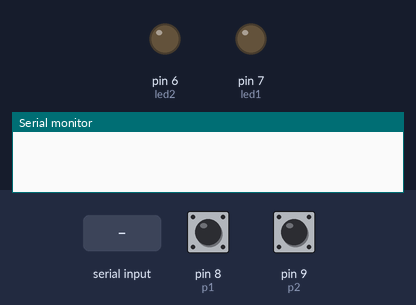
Bench run of a sketch on a simulated Arduino Uno, built with avr-gcc and run on an emulated ATmega328P. Parts: output pins drawn as LEDs (lit = HIGH), the last lines printed to the serial monitor. Dashed ring = blinking. The inputs (shaded band) are chosen by the test bench; at power-on: pin 9 (p2) HIGH, pin 8 (p1) HIGH.

Above: at 1.2 s.
1.3 s: pin 9 (p2) pulled LOW for 0.15 s
At 2.1 s:
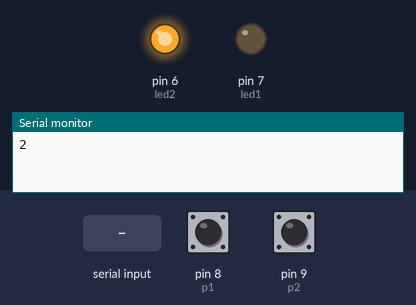
3.0 s: pin 8 (p1) pulled LOW for 1 s
At 3.22 s:
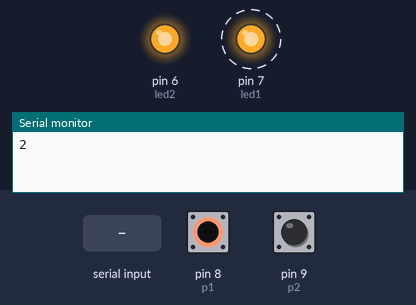
5.5 s: byte 2 (2) received over Serial
At 5.66 s:
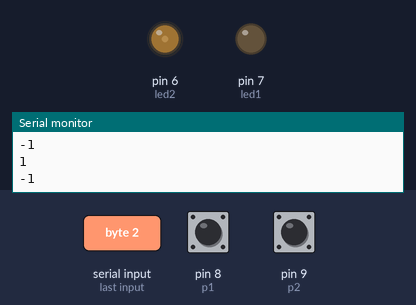
7.2 s: byte 1 (1) received over Serial
At 7.8 s:
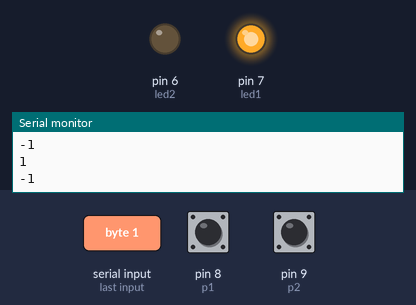
8.8 s: pin 9 (p2) pulled LOW for 1 s
At 9.11 s:
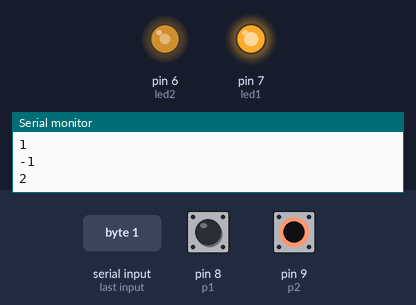
11.8 s: pin 9 (p2) pulled LOW for 3.2 s
At 16.1 s:
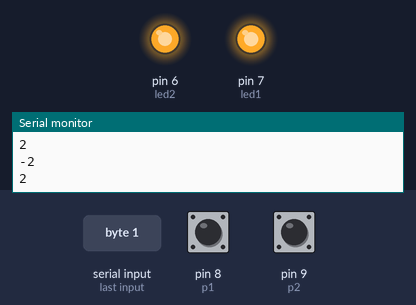
Timing chart, 0 to 17.5 s (numbered marks = the images above; inputs shaded):
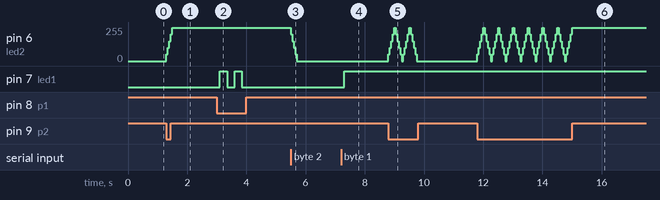

The sketch:

tp7ej2Arduino.ino
```cpp
#define p1 8
#define p2 9
#define led1 7
#define led2 6

int brilloMax = 250, brilloLed1 = 0, brilloLed2 = 0, incrementoBrillo = 50, brilloActual = 0;
int ledActual;
unsigned long ultimoTiempoPresion = 0;  // Variable para controlar el tiempo entre presiones de botones

void setup()
{
  Serial.begin(9600);

  pinMode(p1, INPUT_PULLUP);
  pinMode(p2, INPUT_PULLUP);
  pinMode(led1, OUTPUT);
  pinMode(led2, OUTPUT);
}

void loop()
{
  // Si el pulsador 1 es presionado y han pasado más de 250 ms desde la última presión
  if (digitalRead(p1) == false && millis() - ultimoTiempoPresion > 250)
  {
    ledActual = led1;
    brilloActual = brilloLed1;

    if(brilloLed1 == 0)
    {
      aumentarBrillo();
      brilloLed1 = brilloMax;
      Serial.println("1");
    }

    else
    {
      disminuirBrillo();
      brilloLed1 = 0;
      Serial.println("-1");
    }

  }

  // Si el pulsador 2 es presionado y han pasado más de 250 ms desde la última presión
  if (digitalRead(p2) == false && millis() - ultimoTiempoPresion > 250)
  {
    ledActual = led2;
    brilloActual = brilloLed2;

    if (brilloLed2 == 0)
    {
      aumentarBrillo();
      brilloLed2 = brilloMax;
      Serial.println("2");
    }

    else
    {
      disminuirBrillo();
      brilloLed2 = 0;
      Serial.println("-2");
    }

  }

  // Leer el comando recibido por el puerto serial
  int comando = Serial.read();

  if (comando == 1)
  {
    ledActual = led1;
    brilloActual = brilloLed1;

    if (brilloLed1 == 0)
    {
      aumentarBrillo();
      brilloLed1 = brilloMax;
    }

    else
    {
      disminuirBrillo();
      brilloLed1 = 0;
    }

  }

  if (comando == 2)
  {
    ledActual = led2;
    brilloActual = brilloLed2;

    if (brilloLed2 == 0)
    {
      aumentarBrillo();
      brilloLed2 = brilloMax;
    }

    else
    {
      disminuirBrillo();
      brilloLed2 = 0;
    }

  }
}


void aumentarBrillo()
{
  while(brilloActual < brilloMax)
  {
    brilloActual += incrementoBrillo;
    analogWrite(ledActual, brilloActual);
    delay(50);
  }
}


void disminuirBrillo()
{
  while(brilloActual > 0)
  {
    brilloActual -= incrementoBrillo;
    analogWrite(ledActual, brilloActual);
    delay(50);
  }
}
```

Measured:
- after the input at 1.3 s, pin 6 (led2): 0/255 → 250/255 at once
- after the input at 3.0 s, pin 7 (led1): alternates HIGH for 0.25 s and LOW for 0.25 s, 4 changes in all, then stays LOW, starting after 0.10 s
- after the input at 5.5 s, pin 6 (led2): 250/255 → 0/255 at once
- after the input at 7.2 s, pin 7 (led1): LOW → HIGH after 0.10 s
- after the input at 11.8 s, pin 6 (led2): 0/255 → 50/255 at once, then repeats every 0.50 s: 100/255 0.05 s, 150/255 0.05 s, 200/255 0.05 s, 250/255 0.05 s, 200/255 0.05 s, 150/255 0.05 s, 100/255 0.05 s, 50/255 0.05 s, 0/255 0.05 s, 50/255 0.05 s, until it stays 250/255 from 15.0 s
